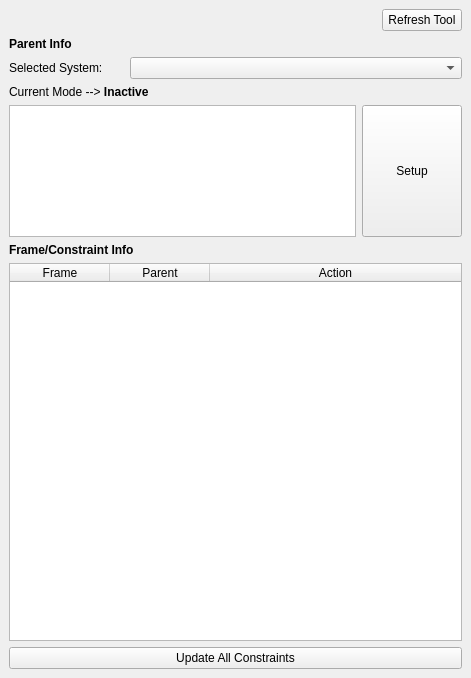
<?xml version="1.0" encoding="UTF-8"?>
<ui version="4.0">
 <class>win_main</class>
 <widget class="QMainWindow" name="win_main">
  <property name="geometry">
   <rect>
    <x>0</x>
    <y>0</y>
    <width>471</width>
    <height>678</height>
   </rect>
  </property>
  <property name="sizeIncrement">
   <size>
    <width>0</width>
    <height>0</height>
   </size>
  </property>
  <property name="contextMenuPolicy">
   <enum>Qt::ActionsContextMenu</enum>
  </property>
  <property name="windowTitle">
   <string>Space Switcher</string>
  </property>
  <widget class="QWidget" name="centralwidget">
   <property name="sizePolicy">
    <sizepolicy hsizetype="Preferred" vsizetype="Fixed">
     <horstretch>0</horstretch>
     <verstretch>0</verstretch>
    </sizepolicy>
   </property>
   <layout class="QVBoxLayout" name="verticalLayout_3">
    <item>
     <layout class="QHBoxLayout" name="horizontalLayout_2">
      <item>
       <spacer name="horizontalSpacer">
        <property name="orientation">
         <enum>Qt::Horizontal</enum>
        </property>
        <property name="sizeHint" stdset="0">
         <size>
          <width>348</width>
          <height>20</height>
         </size>
        </property>
       </spacer>
      </item>
      <item>
       <widget class="QPushButton" name="btnRefresh">
        <property name="text">
         <string>Refresh Tool</string>
        </property>
       </widget>
      </item>
     </layout>
    </item>
    <item>
     <widget class="QWidget" name="bottomWidget" native="true">
      <property name="sizePolicy">
       <sizepolicy hsizetype="Expanding" vsizetype="Maximum">
        <horstretch>0</horstretch>
        <verstretch>0</verstretch>
       </sizepolicy>
      </property>
      <property name="maximumSize">
       <size>
        <width>16777215</width>
        <height>200</height>
       </size>
      </property>
      <layout class="QVBoxLayout" name="verticalLayout">
       <property name="sizeConstraint">
        <enum>QLayout::SetDefaultConstraint</enum>
       </property>
       <property name="margin">
        <number>0</number>
       </property>
       <item>
        <widget class="QLabel" name="lblSetupInfo">
         <property name="text">
          <string>&lt;b&gt;Parent Info&lt;/b&gt;</string>
         </property>
        </widget>
       </item>
       <item>
        <layout class="QHBoxLayout" name="horizontalLayout_3">
         <item>
          <widget class="QLabel" name="lblSetupInfo_2">
           <property name="maximumSize">
            <size>
             <width>115</width>
             <height>16777215</height>
            </size>
           </property>
           <property name="text">
            <string>Selected System:</string>
           </property>
          </widget>
         </item>
         <item>
          <widget class="QComboBox" name="cbSysList">
           <property name="editable">
            <bool>false</bool>
           </property>
           <property name="modelColumn">
            <number>0</number>
           </property>
          </widget>
         </item>
        </layout>
       </item>
       <item>
        <widget class="QLabel" name="lblStatus">
         <property name="text">
          <string>Current Mode --&gt; &lt;b&gt;Inactive&lt;/b&gt;</string>
         </property>
        </widget>
       </item>
       <item>
        <layout class="QHBoxLayout" name="horizontalLayout">
         <item>
          <widget class="QListView" name="lstParent">
           <property name="modelColumn">
            <number>0</number>
           </property>
          </widget>
         </item>
         <item>
          <widget class="QPushButton" name="btnAction">
           <property name="sizePolicy">
            <sizepolicy hsizetype="Fixed" vsizetype="Expanding">
             <horstretch>0</horstretch>
             <verstretch>0</verstretch>
            </sizepolicy>
           </property>
           <property name="minimumSize">
            <size>
             <width>100</width>
             <height>0</height>
            </size>
           </property>
           <property name="text">
            <string>Setup</string>
           </property>
          </widget>
         </item>
        </layout>
       </item>
      </layout>
     </widget>
    </item>
    <item>
     <layout class="QVBoxLayout" name="verticalLayout_2">
      <item>
       <widget class="QLabel" name="lblFrameInfo">
        <property name="text">
         <string>&lt;b&gt;Frame/Constraint Info&lt;/b&gt;</string>
        </property>
        <property name="textFormat">
         <enum>Qt::AutoText</enum>
        </property>
       </widget>
      </item>
      <item>
       <widget class="QTableWidget" name="tblFrameInfo">
        <property name="horizontalScrollBarPolicy">
         <enum>Qt::ScrollBarAlwaysOff</enum>
        </property>
        <property name="autoScroll">
         <bool>true</bool>
        </property>
        <property name="textElideMode">
         <enum>Qt::ElideRight</enum>
        </property>
        <property name="sortingEnabled">
         <bool>true</bool>
        </property>
        <attribute name="horizontalHeaderVisible">
         <bool>true</bool>
        </attribute>
        <attribute name="horizontalHeaderCascadingSectionResizes">
         <bool>true</bool>
        </attribute>
        <attribute name="horizontalHeaderMinimumSectionSize">
         <number>100</number>
        </attribute>
        <attribute name="horizontalHeaderStretchLastSection">
         <bool>true</bool>
        </attribute>
        <attribute name="verticalHeaderVisible">
         <bool>false</bool>
        </attribute>
        <column>
         <property name="text">
          <string>Frame</string>
         </property>
        </column>
        <column>
         <property name="text">
          <string>Parent</string>
         </property>
        </column>
        <column>
         <property name="text">
          <string>Action</string>
         </property>
        </column>
       </widget>
      </item>
      <item>
       <widget class="QPushButton" name="btnUpdateAll">
        <property name="text">
         <string>Update All Constraints</string>
        </property>
       </widget>
      </item>
     </layout>
    </item>
   </layout>
  </widget>
  <widget class="QMenuBar" name="menuBar">
   <property name="geometry">
    <rect>
     <x>0</x>
     <y>0</y>
     <width>471</width>
     <height>25</height>
    </rect>
   </property>
  </widget>
 </widget>
 <resources/>
 <connections/>
</ui>
